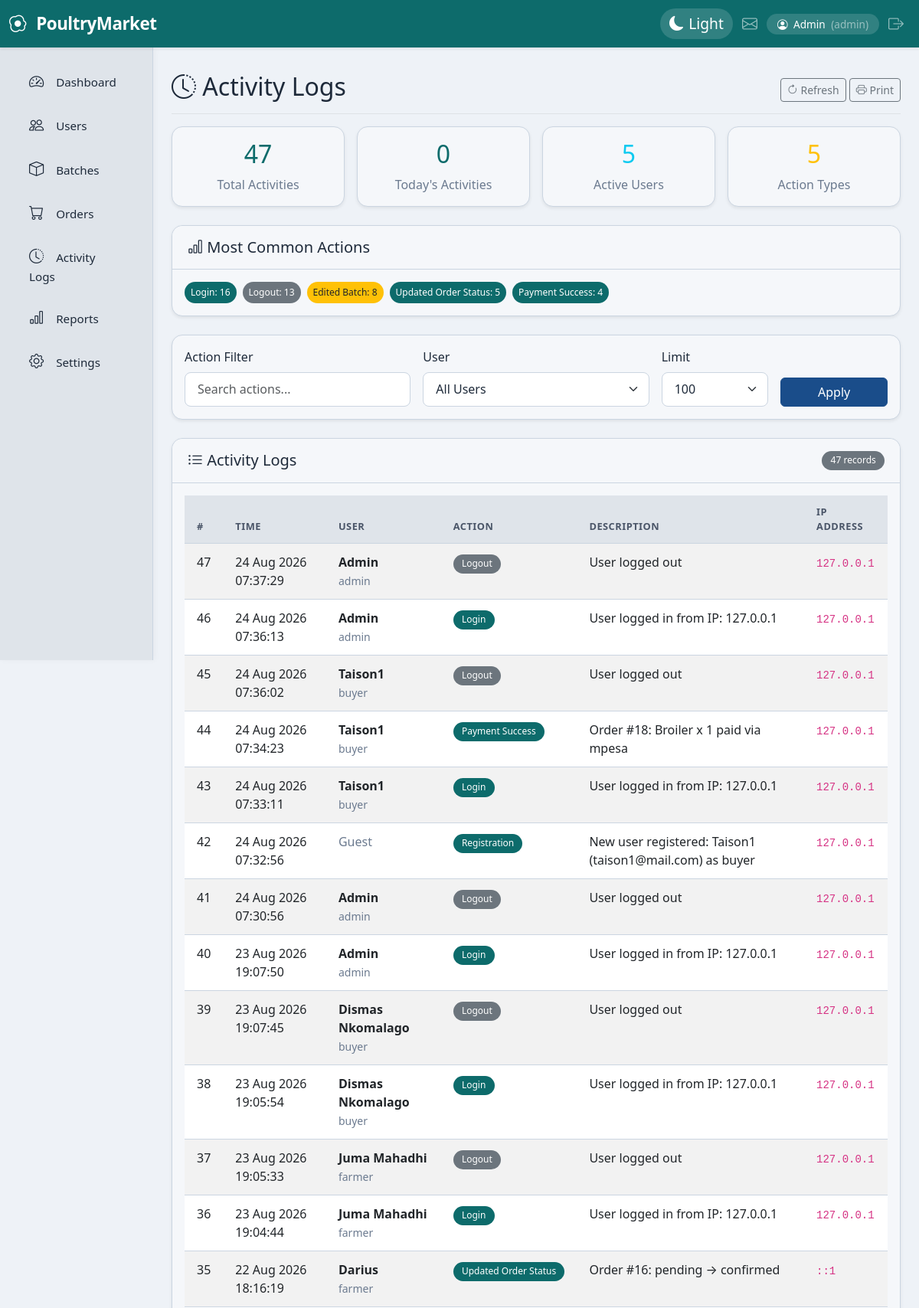
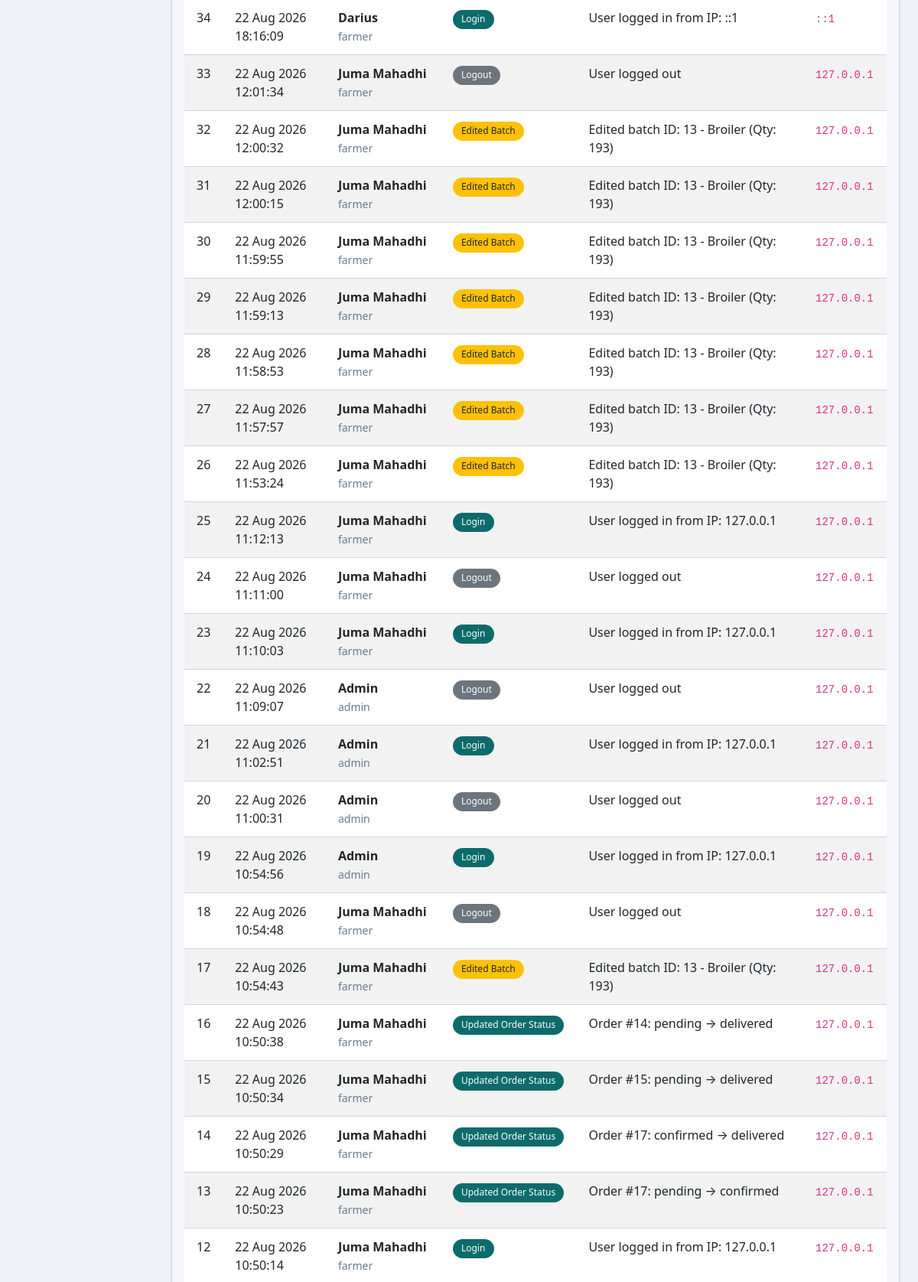
Page /activity.php (signed in, upper part) on the committed database (2 pictures, top to bottom).
### tables this page shows
CREATE TABLE `activity_logs` (
  `id` int(11) NOT NULL,
  `user_id` int(11) DEFAULT NULL,
  `action` varchar(50) NOT NULL,
  `description` text DEFAULT NULL,
  `ip_address` varchar(45) DEFAULT NULL,
  `user_agent` text DEFAULT NULL,
  `created_at` timestamp NOT NULL DEFAULT current_timestamp()
);

CREATE TABLE `users` (
  `id` int(11) NOT NULL,
  `name` varchar(100) NOT NULL,
  `email` varchar(100) NOT NULL,
  `password` varchar(255) NOT NULL,
  `phone` varchar(20) DEFAULT NULL,
  `location` varchar(255) DEFAULT NULL,
  `role` enum('admin','farmer','buyer') NOT NULL DEFAULT 'buyer',
  `created_at` timestamp NOT NULL DEFAULT current_timestamp(),
  `updated_at` timestamp NOT NULL DEFAULT current_timestamp() ON UPDATE current_timestamp()
);

### functions.php (called while the page is built, shortened)
<?php
function getActivityLogs($limit = 50, $filter = '', $user_id = 0) {
    global $conn;
    $query = "
        SELECT l.*, u.name as user_name, u.role as user_role
        FROM activity_logs l
        LEFT JOIN users u ON l.user_id = u.id
        WHERE 1=1
    ";
    $params = [];
    $types = "";
    $query .= " ORDER BY l.created_at DESC LIMIT ?";
    $params[] = $limit;
    $types .= "i";
    $stmt = $conn->prepare($query);
    if (!empty($params)) {
        $stmt->bind_param($types, ...$params);
    }
    $stmt->execute();
    return $stmt->get_result()->fetch_all(MYSQLI_ASSOC);
}
function getActivityStats() {
    global $conn;
    $stats = [];
    $stats['total'] = $conn->query("SELECT COUNT(*) FROM activity_logs")->fetch_row()[0] ?? 0;
    $stats['today'] = $conn->query("SELECT COUNT(*) FROM activity_logs WHERE DATE(created_at) = CURDATE()")->fetch_row()[0] ?? 0;
    $stats['unique_users'] = $conn->query("SELECT COUNT(DISTINCT user_id) FROM activity_logs WHERE user_id IS NOT NULL")->fetch_row()[0] ?? 0;
    $actions_result = $conn->query("
        SELECT action, COUNT(*) as count
        FROM activity_logs
        GROUP BY action
        ORDER BY count DESC
        LIMIT 5
    ");
    $stats['top_actions'] = $actions_result->fetch_all(MYSQLI_ASSOC);
    return $stats;
}
function getActionLabel($action) {
    $labels = [
        'login' => 'Login',
        'logout' => 'Logout',
        'register' => 'Registration',
        'add_batch' => 'Added Batch',
        'edit_batch' => 'Edited Batch',
        'delete_batch' => 'Deleted Batch',
        'order_placed' => 'Placed Order',
        'order_cancelled' => 'Cancelled Order',
        'order_status_update' => 'Updated Order Status',
        'payment_success' => 'Payment Success',
        'payment_failed' => 'Payment Failed',
        'profile_update' => 'Updated Profile',
        'password_change' => 'Changed Password',
        'admin_user_add' => 'Added User',
        'admin_user_edit' => 'Edited User',
        'admin_user_delete' => 'Deleted User',
        'admin_role_change' => 'Changed User Role',
        'batch_status_update' => 'Updated Batch Status',
    ];
    return $labels[$action] ?? ucfirst(str_replace('_', ' ', $action));
}
function getActionBadgeClass($action) {
    $badges = [
        'login' => 'bg-success',
        'logout' => 'bg-secondary',
        'register' => 'bg-primary',
        'add_batch' => 'bg-success',
        'edit_batch' => 'bg-warning text-dark',
        'delete_batch' => 'bg-danger',
        'order_placed' => 'bg-info text-dark',
        'order_cancelled' => 'bg-danger',
        'order_status_update' => 'bg-primary',
        'payment_success' => 'bg-success',
        'payment_failed' => 'bg-danger',
        'profile_update' => 'bg-secondary',
        'password_change' => 'bg-warning text-dark',
        'admin_user_add' => 'bg-primary',
        'admin_user_edit' => 'bg-warning text-dark',
        'admin_user_delete' => 'bg-danger',
        'admin_role_change' => 'bg-info text-dark',
    ];
    return $badges[$action] ?? 'bg-secondary';
}
?>

### activity.php (the view, shortened to what this page needs)
<?php
$filter = $_GET['filter'] ?? '';
$user_id = (int)($_GET['user_id'] ?? 0);
$limit = (int)($_GET['limit'] ?? 100);
$logs = getActivityLogs($limit, $filter, $user_id);
$stats = getActivityStats();
?>
<div class="d-flex justify-content-between flex-wrap flex-md-nowrap align-items-center pt-3 pb-2 mb-3 border-bottom">
    <h2><i class="bi bi-clock-history"></i> Activity Logs</h2>
    <div>
        <button onclick="window.location.reload()" class="btn btn-outline-secondary btn-sm">
            <i class="bi bi-arrow-clockwise"></i> Refresh
        </button>
        <button onclick="window.print()" class="btn btn-outline-secondary btn-sm">
            <i class="bi bi-printer"></i> Print
        </button>
    </div>
</div>
<div class="row g-3 mb-4">
    <div class="col-md-3">
        <div class="card text-center shadow-sm">
            <div class="card-body">
                <h2 class="text-primary"><?= number_format($stats['total']) ?></h2>
                <p class="text-muted mb-0">Total Activities</p>
            </div>
        </div>
    </div>
    <div class="col-md-3">
        <div class="card text-center shadow-sm">
            <div class="card-body">
                <h2 class="text-success"><?= number_format($stats['today']) ?></h2>
                <p class="text-muted mb-0">Today's Activities</p>
            </div>
        </div>
    </div>
    <div class="col-md-3">
        <div class="card text-center shadow-sm">
            <div class="card-body">
                <h2 class="text-info"><?= number_format($stats['unique_users']) ?></h2>
                <p class="text-muted mb-0">Active Users</p>
            </div>
        </div>
    </div>
    <div class="col-md-3">
        <div class="card text-center shadow-sm">
            <div class="card-body">
                <h2 class="text-warning"><?= count($stats['top_actions']) ?></h2>
                <p class="text-muted mb-0">Action Types</p>
            </div>
        </div>
    </div>
</div>
<div class="row g-3 mb-4">
    <div class="col-md-12">
        <div class="card shadow-sm">
            <div class="card-header bg-white">
                <h5 class="mb-0"><i class="bi bi-bar-chart"></i> Most Common Actions</h5>
            </div>
            <div class="card-body">
                <div class="d-flex flex-wrap gap-2">
                    <?php foreach ($stats['top_actions'] as $action): ?>
                        <span class="badge <?= getActionBadgeClass($action['action']) ?> p-2">
                            <?= getActionLabel($action['action']) ?>: <?= $action['count'] ?>
                        </span>
                    <?php endforeach; ?>
                </div>
            </div>
        </div>
    </div>
</div>
<div class="card shadow-sm mb-4">
    <div class="card-body">
        <form method="GET" class="row g-3">
            <div class="col-md-4">
                <label class="form-label">Action Filter</label>
                <input type="text" name="filter" class="form-control" placeholder="Search actions..." value="<?= htmlspecialchars($filter) ?>">
            </div>
            <div class="col-md-4">
                <label class="form-label">User</label>
                <select name="user_id" class="form-select">
                    <option value="0">All Users</option>
                </select>
            </div>
            <div class="col-md-2">
                <label class="form-label">Limit</label>
                <select name="limit" class="form-select">
                    <option value="100" <?= $limit == 100 ? 'selected' : '' ?>>100</option>
                </select>
            </div>
            <div class="col-md-2 d-flex align-items-end">
                <button type="submit" class="btn btn-primary w-100">Apply</button>
            </div>
        </form>
    </div>
</div>
<div class="card shadow-sm">
    <div class="card-header bg-white d-flex justify-content-between align-items-center">
        <h5 class="mb-0"><i class="bi bi-list-ul"></i> Activity Logs</h5>
        <span class="badge bg-secondary"><?= count($logs) ?> records</span>
    </div>
    <div class="card-body">
        <div class="table-responsive">
            <table class="table table-striped table-hover" id="logsTable">
                <thead>
                    <tr>
                        <th>#</th>
                        <th>Time</th>
                        <th>User</th>
                        <th>Action</th>
                        <th>Description</th>
                        <th>IP Address</th>
                    </tr>
                </thead>
                <tbody>
                    <?php if (!empty($logs)): ?>
                        <?php foreach ($logs as $log): ?>
                            <tr>
                                <td><?= $log['id'] ?></td>
                                <td><?= date('d M Y H:i:s', strtotime($log['created_at'])) ?></td>
                                <td>
                                    <?php if ($log['user_id']): ?>
                                        <strong><?= htmlspecialchars($log['user_name'] ?? 'Unknown') ?></strong>
                                        <br><small class="text-muted"><?= $log['user_role'] ?? '' ?></small>
                                    <?php else: ?>
                                        <span class="text-muted">Guest</span>
                                    <?php endif; ?>
                                </td>
                                <td>
                                    <span class="badge <?= getActionBadgeClass($log['action']) ?>">
                                        <?= getActionLabel($log['action']) ?>
                                    </span>
                                </td>
                                <td><?= htmlspecialchars($log['description'] ?? '') ?></td>
                                <td><code><?= htmlspecialchars($log['ip_address'] ?? '') ?></code></td>
                            </tr>
                        <?php endforeach; ?>
                    <?php else: ?>
                        <tr>
                            <td colspan="6" class="text-center text-muted">No activity logs found.</td>
                        </tr>
                    <?php endif; ?>
                </tbody>
            </table>
        </div>
    </div>
</div>
<?php
include '../layout.php';
?>

### style.css (style rules this page uses)
body { background-color: #f8f9fa; }
.card { border-radius: 10px; box-shadow: 0 2px 5px rgba(0,0,0,0.05); }
:root { --bg-body: #eef2f7; --bg-card: #f5f7fa; --bg-sidebar: #dfe4ea; --bg-navbar: #2d6a4f; --bg-input: #ffffff; --bg-modal: #f5f7fa; --bg-table-stripe: #eef2f7; --bg-table-hover: #dce3ed; --bg-badge: #2d6a4f; --text-primary: #1e2a3a; --text-secondary: #4a5568; --text-muted: #6b7a8f; --text-white: #ffffff; --text-navbar: #ffffff; --text-link: #1a4d8a; --border-color: #cbd5e1; --shadow-color: rgba(0, 0, 0, 0.08); --card-shadow: 0 4px 12px var(--shadow-color); --transition-speed: 0.3s; }
body { background-color: var(--bg-body); color: var(--text-primary); transition: background-color var(--transition-speed), color var(--transition-speed); font-family: 'Segoe UI', system-ui, -apple-system, sans-serif; }
.card { background-color: var(--bg-card); color: var(--text-primary); border: 1px solid var(--border-color); box-shadow: var(--card-shadow); transition: background-color var(--transition-speed), border var(--transition-speed), box-shadow var(--transition-speed); border-radius: 12px; }
.card-header { background-color: var(--bg-card); border-bottom: 1px solid var(--border-color); border-radius: 12px 12px 0 0 !important; padding: 1rem 1.25rem; }
.table { color: var(--text-primary); }
.table-striped > tbody > tr:nth-of-type(odd) { background-color: var(--bg-table-stripe); }
.table td, .table th { border-color: var(--border-color); padding: 0.75rem 1rem; }
.table thead th { background-color: var(--bg-sidebar); color: var(--text-secondary); font-weight: 600; text-transform: uppercase; font-size: 0.8rem; letter-spacing: 0.5px; }
.form-control, .form-select { background-color: var(--bg-input); color: var(--text-primary); border: 1px solid var(--border-color); border-radius: 8px; padding: 0.6rem 1rem; transition: border-color 0.2s; }
.btn-primary { background-color: #1a4d8a; border-color: #1a4d8a; }
.badge { font-weight: 500; padding: 0.4rem 0.7rem; border-radius: 50px; }
.bg-white { background-color: var(--bg-card) !important; }
.text-muted { color: var(--text-muted) !important; }

### layout.php (style rules this page uses)
:root { --bs-success: #0d6b6b; --bs-success-rgb: 13, 107, 107; --bs-primary: #0d6b6b; --bs-primary-rgb: 13, 107, 107; --bs-link-color: #0d6b6b; --bs-link-hover-color: #094a4a; }
.badge.bg-success { background-color: #0d6b6b !important; }
.bg-success { background-color: #0d6b6b !important; }
.card { border-radius: 14px; border: 1px solid var(--border-color); box-shadow: 0 2px 12px rgba(0,0,0,0.05); transition: box-shadow 0.3s ease, transform 0.2s ease; }
.card-header { border-radius: 14px 14px 0 0 !important; font-weight: 600; }
body, .card, .sidebar, .navbar, .footer { transition: background-color 0.3s ease, color 0.3s ease, border-color 0.3s ease; }

### rows in the picture
activity_logs: id "47", created_at "24 Aug 2026 07:37:29", user.name "Admin", user.role "admin", action "Logout", description "User logged out", ip_address "127.0.0.1"
activity_logs: id "46", created_at "24 Aug 2026 07:36:13", user.name "Admin", user.role "admin", action "Login", description "User logged in from IP: 127.0.0.1", ip_address "127.0.0.1"
activity_logs: id "45", created_at "24 Aug 2026 07:36:02", user.name "Taison1", user.role "buyer", action "Logout", description "User logged out", ip_address "127.0.0.1"
activity_logs: id "44", created_at "24 Aug 2026 07:34:23", user.name "Taison1", user.role "buyer", action "Payment Success", description "Order #18: Broiler x 1 paid via mpesa", ip_address "127.0.0.1"
activity_logs: id "43", created_at "24 Aug 2026 07:33:11", user.name "Taison1", user.role "buyer", action "Login", description "User logged in from IP: 127.0.0.1", ip_address "127.0.0.1"
activity_logs: id "42", created_at "24 Aug 2026 07:32:56", shows "Guest", action "Registration", description "New user registered: Taison1 (taison1@mail.com) as buyer", ip_address "127.0.0.1"
activity_logs: id "41", created_at "24 Aug 2026 07:30:56", user.name "Admin", user.role "admin", action "Logout", description "User logged out", ip_address "127.0.0.1"
activity_logs: id "40", created_at "23 Aug 2026 19:07:50", user.name "Admin", user.role "admin", action "Login", description "User logged in from IP: 127.0.0.1", ip_address "127.0.0.1"
activity_logs: id "39", created_at "23 Aug 2026 19:07:45", user.name "Dismas Nkomalago", user.role "buyer", action "Logout", description "User logged out", ip_address "127.0.0.1"
activity_logs: id "38", created_at "23 Aug 2026 19:05:54", user.name "Dismas Nkomalago", user.role "buyer", action "Login", description "User logged in from IP: 127.0.0.1", ip_address "127.0.0.1"
activity_logs: id "37", created_at "23 Aug 2026 19:05:33", user.name "Juma Mahadhi", user.role "farmer", action "Logout", description "User logged out", ip_address "127.0.0.1"
activity_logs: id "36", created_at "23 Aug 2026 19:04:44", user.name "Juma Mahadhi", user.role "farmer", action "Login", description "User logged in from IP: 127.0.0.1", ip_address "127.0.0.1"
activity_logs: id "35", created_at "22 Aug 2026 18:16:19", user.name "Darius", user.role "farmer", action "Updated Order Status", description "Order #16: pending → confirmed", ip_address "::1"
activity_logs: id "34", created_at "22 Aug 2026 18:16:09", user.name "Darius", user.role "farmer", action "Login", description "User logged in from IP: ::1", ip_address "::1"
activity_logs: id "33", created_at "22 Aug 2026 12:01:34", user.name "Juma Mahadhi", user.role "farmer", action "Logout", description "User logged out", ip_address "127.0.0.1"
activity_logs: id "32", created_at "22 Aug 2026 12:00:32", user.name "Juma Mahadhi", user.role "farmer", action "Edited Batch", description "Edited batch ID: 13 - Broiler (Qty: 193)", ip_address "127.0.0.1"
activity_logs: id "31", created_at "22 Aug 2026 12:00:15", user.name "Juma Mahadhi", user.role "farmer", action "Edited Batch", description "Edited batch ID: 13 - Broiler (Qty: 193)", ip_address "127.0.0.1"
activity_logs: id "30", created_at "22 Aug 2026 11:59:55", user.name "Juma Mahadhi", user.role "farmer", action "Edited Batch", description "Edited batch ID: 13 - Broiler (Qty: 193)", ip_address "127.0.0.1"
activity_logs: id "29", created_at "22 Aug 2026 11:59:13", user.name "Juma Mahadhi", user.role "farmer", action "Edited Batch", description "Edited batch ID: 13 - Broiler (Qty: 193)", ip_address "127.0.0.1"
activity_logs: id "28", created_at "22 Aug 2026 11:58:53", user.name "Juma Mahadhi", user.role "farmer", action "Edited Batch", description "Edited batch ID: 13 - Broiler (Qty: 193)", ip_address "127.0.0.1"
activity_logs: id "27", created_at "22 Aug 2026 11:57:57", user.name "Juma Mahadhi", user.role "farmer", action "Edited Batch", description "Edited batch ID: 13 - Broiler (Qty: 193)", ip_address "127.0.0.1"
activity_logs: id "26", created_at "22 Aug 2026 11:53:24", user.name "Juma Mahadhi", user.role "farmer", action "Edited Batch", description "Edited batch ID: 13 - Broiler (Qty: 193)", ip_address "127.0.0.1"
activity_logs: id "25", created_at "22 Aug 2026 11:12:13", user.name "Juma Mahadhi", user.role "farmer", action "Login", description "User logged in from IP: 127.0.0.1", ip_address "127.0.0.1"
activity_logs: id "24", created_at "22 Aug 2026 11:11:00", user.name "Juma Mahadhi", user.role "farmer", action "Logout", description "User logged out", ip_address "127.0.0.1"
activity_logs: id "23", created_at "22 Aug 2026 11:10:03", user.name "Juma Mahadhi", user.role "farmer", action "Login", description "User logged in from IP: 127.0.0.1", ip_address "127.0.0.1"
activity_logs: id "22", created_at "22 Aug 2026 11:09:07", user.name "Admin", user.role "admin", action "Logout", description "User logged out", ip_address "127.0.0.1"
activity_logs: id "21", created_at "22 Aug 2026 11:02:51", user.name "Admin", user.role "admin", action "Login", description "User logged in from IP: 127.0.0.1", ip_address "127.0.0.1"
activity_logs: id "20", created_at "22 Aug 2026 11:00:31", user.name "Admin", user.role "admin", action "Logout", description "User logged out", ip_address "127.0.0.1"
activity_logs: id "19", created_at "22 Aug 2026 10:54:56", user.name "Admin", user.role "admin", action "Login", description "User logged in from IP: 127.0.0.1", ip_address "127.0.0.1"
activity_logs: id "18", created_at "22 Aug 2026 10:54:48", user.name "Juma Mahadhi", user.role "farmer", action "Logout", description "User logged out", ip_address "127.0.0.1"
activity_logs: id "17", created_at "22 Aug 2026 10:54:43", user.name "Juma Mahadhi", user.role "farmer", action "Edited Batch", description "Edited batch ID: 13 - Broiler (Qty: 193)", ip_address "127.0.0.1"
activity_logs: id "16", created_at "22 Aug 2026 10:50:38", user.name "Juma Mahadhi", user.role "farmer", action "Updated Order Status", description "Order #14: pending → delivered", ip_address "127.0.0.1"
activity_logs: id "15", created_at "22 Aug 2026 10:50:34", user.name "Juma Mahadhi", user.role "farmer", action "Updated Order Status", description "Order #15: pending → delivered", ip_address "127.0.0.1"
activity_logs: id "14", created_at "22 Aug 2026 10:50:29", user.name "Juma Mahadhi", user.role "farmer", action "Updated Order Status", description "Order #17: confirmed → delivered", ip_address "127.0.0.1"
activity_logs: id "13", created_at "22 Aug 2026 10:50:23", user.name "Juma Mahadhi", user.role "farmer", action "Updated Order Status", description "Order #17: pending → confirmed", ip_address "127.0.0.1"
activity_logs: id "12", created_at "22 Aug 2026 10:50:14", user.name "Juma Mahadhi", user.role "farmer", action "Login", description "User logged in from IP: 127.0.0.1", ip_address "127.0.0.1"

### other values in the picture
$_SESSION['name'] "Admin"
$_SESSION['role'] "admin"
$stats['total'] "47"
$stats['today'] "0"
$stats['unique_users'] "5"
count($stats['top_actions']) "5"
getActionLabel($action['action']) "Login"
$action['count'] "16"
getActionLabel($action['action']) "Logout"
$action['count'] "13"
getActionLabel($action['action']) "Edited Batch"
$action['count'] "8"
getActionLabel($action['action']) "Updated Order Status"
$action['count'] "5"
getActionLabel($action['action']) "Payment Success"
